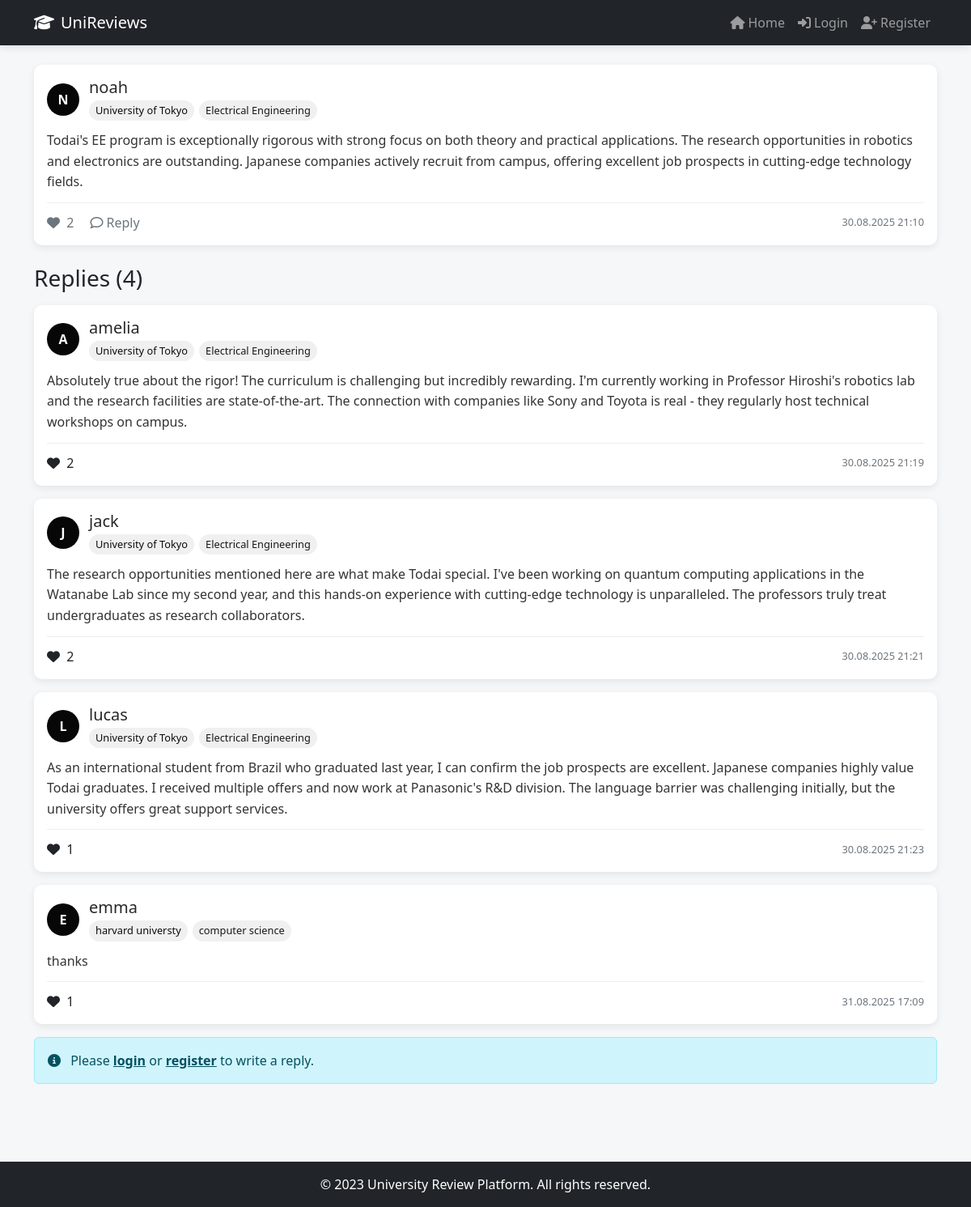
Page /comment/4 on the committed database.
### models.py (models this page shows)
class User(db.Model):
    id = db.Column(db.Integer, primary_key=True)
    username = db.Column(db.String(80), unique=True, nullable=False)
    password_hash = db.Column(db.String(128), nullable=False)
    university = db.Column(db.String(120))
    department = db.Column(db.String(120))
    city = db.Column(db.String(120))
    country = db.Column(db.String(120))
    comments = db.relationship('Comment', backref='user', lazy=True, cascade='all, delete-orphan')
    replies = db.relationship('Reply', backref='user', lazy=True, cascade='all, delete-orphan')
    likes = db.relationship('Like', backref='user', lazy=True, cascade='all, delete-orphan')
    liked_replies = db.relationship('LikeReply', backref='user', lazy=True, cascade='all, delete-orphan')

class Comment(db.Model):
    id = db.Column(db.Integer, primary_key=True)
    content = db.Column(db.Text, nullable=False)
    timestamp = db.Column(db.DateTime, default=datetime.utcnow)
    user_id = db.Column(db.Integer, db.ForeignKey('user.id'), nullable=False)
    replies = db.relationship('Reply', backref='comment', lazy=True, cascade='all, delete-orphan')
    likes = db.relationship('Like', backref='comment', lazy=True, cascade='all, delete-orphan')

class Reply(db.Model):
    id = db.Column(db.Integer, primary_key=True)
    content = db.Column(db.Text, nullable=False)
    timestamp = db.Column(db.DateTime, default=datetime.utcnow)
    user_id = db.Column(db.Integer, db.ForeignKey('user.id'), nullable=False)
    comment_id = db.Column(db.Integer, db.ForeignKey('comment.id'), nullable=False)
    likes = db.relationship('LikeReply', backref='reply', lazy=True, cascade='all, delete-orphan')

### app.py (the view)
@app.route('/comment/<int:comment_id>')
def comment_detail(comment_id):
    comment = Comment.query.get_or_404(comment_id)
    user = current_user()
    return render_template('comment_detail.html', comment=comment, user=user)

### app.py (called while the page is built)
def current_user():
    if 'user_id' in session:
        return User.query.get(session['user_id'])
    return None

### templates/comment_detail.html (shortened to what this page needs)
{% extends "base.html" %}
{% block content %}
    <div class="container mb-5 mt-4">
        <div class="card mb-4">
            <div class="card-body">
                <div class="user-info">
                    <div class="avatar">
                        {{ comment.user.username[0]|upper }}
                    </div>
                    <div class="user-details">
                        <a href="/profile/{{ comment.user.id }}" class="username-link">
                            <h5 class="mb-0">{{ comment.user.username }}</h5>
                        </a>
                        <div class="d-flex flex-wrap">
                            <span class="university-badge">{{ comment.user.university }}</span>
                            <span class="department-badge">{{ comment.user.department }}</span>
                        </div>
                    </div>
                </div>
                <p class="comment-content">{{ comment.content }}</p>
                <div class="comment-actions">
                    <div>
                        <span class="like-btn {% if user and comment in user.likes %}active{% endif %}"
                              data-comment-id="{{ comment.id }}">
                            <i class="fas fa-heart me-1"></i>
                            <span class="like-count">{{ comment.likes|length }}</span>
                        </span>
                        <a href="#reply-form" class="action-link ms-3">
                            <i class="far fa-comment me-1"></i>Reply
                        </a>
                    </div>
                    <div class="timestamp">
                        {{ comment.timestamp.strftime('%d.%m.%Y %H:%M') }}
                    </div>
                </div>
            </div>
        </div>
        <h3 class="mb-3">Replies ({{ comment.replies|length }})</h3>
        {% if comment.replies %}
            {% for reply in comment.replies %}
            <div class="card mb-3">
                <div class="card-body">
                    <div class="user-info">
                        <div class="avatar">
                            {{ reply.user.username[0]|upper }}
                        </div>
                        <div class="user-details">
                            <a href="/profile/{{ reply.user.id }}" class="username-link">
                                <h5 class="mb-0">{{ reply.user.username }}</h5>
                            </a>
                            <div class="d-flex flex-wrap">
                                <span class="university-badge">{{ reply.user.university }}</span>
                                <span class="department-badge">{{ reply.user.department }}</span>
                            </div>
                        </div>
                    </div>
                    <p class="comment-content">{{ reply.content }}</p>
                    <div class="comment-actions">
                        <div>
                            <span class="like-reply-btn {% if user and reply in user.liked_replies %}active{% endif %}"
                                  data-reply-id="{{ reply.id }}">
                                <i class="fas fa-heart me-1"></i>
                                <span class="like-count">{{ reply.likes|length }}</span>
                            </span>
                        </div>
                        <div class="timestamp">
                            {{ reply.timestamp.strftime('%d.%m.%Y %H:%M') }}
                        </div>
                    </div>
                </div>
            </div>
            {% endfor %}
        {% else %}
            <div class="empty-state">
                <i class="far fa-comments"></i>
                <h4>No replies yet</h4>
                <p>Be the first to reply to this review!</p>
            </div>
        {% endif %}
        {% if user %}
        <div class="card" id="reply-form">
            <div class="card-body">
                <h5 class="card-title">Write a Reply</h5>
                <form id="reply-form">
                    <div class="mb-3">
                        <textarea class="form-control" id="reply-content" rows="3"
                                  placeholder="Share your thoughts about this review..."></textarea>
                    </div>
                    <button type="submit" class="btn btn-primary">
                        <i class="fas fa-paper-plane me-2"></i>Submit Reply
                    </button>
                </form>
            </div>
        </div>
        {% else %}
        <div class="alert alert-info">
            <i class="fas fa-info-circle me-2"></i> Please <a href="/login" class="alert-link">login</a>
            or <a href="/register" class="alert-link">register</a> to write a reply.
        </div>
        {% endif %}
    </div>
{% endblock %}

### templates/base.html (style rules this page uses)
:root { --primary-color: #070707; --secondary-color: #292727; --accent-color: #e74c3c; --light-bg: #f0f0f0; --dark-bg: #272a2c; }
body { background-color: #f5f7f9; font-family: 'Segoe UI', Tahoma, Geneva, Verdana, sans-serif; padding-top: 56px; min-height: 100vh; display: flex; flex-direction: column; }
.card { border: none; border-radius: 10px; box-shadow: 0 3px 10px rgba(0,0,0,0.08); margin-bottom: 20px; transition: transform 0.3s, box-shadow 0.3s; }
.user-info { display: flex; align-items: center; margin-bottom: 12px; }
.avatar { width: 40px; height: 40px; border-radius: 50%; background-color: var(--primary-color); color: white; display: flex; align-items: center; justify-content: center; font-weight: bold; font-size: 16px; margin-right: 12px; flex-shrink: 0; }
.username-link { text-decoration: none; color: var(--secondary-color); font-weight: 600; }
.comment-content { line-height: 1.6; color: #333; margin-bottom: 12px; }
.comment-actions { display: flex; justify-content: space-between; align-items: center; margin-top: 12px; padding-top: 12px; border-top: 1px solid #eee; }
.like-btn { color: #6c757d; cursor: pointer; transition: color 0.2s; text-decoration: none; }
.action-link { color: #6c757d; text-decoration: none; }
.university-badge { background-color: var(--light-bg); color: rgb(14, 13, 13); padding: 3px 8px; border-radius: 20px; font-size: 0.8rem; margin-right: 6px; display: inline-block; margin-top: 4px; }
.department-badge { background-color: var(--light-bg); color: rgb(26, 24, 24); padding: 3px 8px; border-radius: 20px; font-size: 0.8rem; display: inline-block; margin-top: 4px; }
.timestamp { color: #6c757d; font-size: 0.8rem; }

### rows in the picture
User: user "N", user.username "noah", user.university "University of Tokyo", user.department "Electrical Engineering"
Comment: content "Todai's EE program is exceptionally rigorous with strong focus on both theory and practical applications. The research opportunities in robotics and electronics are outstanding. Japanese companies actively recruit from campus, offering excellent job prospects in cutting-edge technology fields.", timestamp "30.08.2025 21:10"
Reply: user "A", user.username "amelia", user.university "University of Tokyo", user.department "Electrical Engineering", content "Absolutely true about the rigor! The curriculum is challenging but incredibly rewarding. I'm currently working in Professor Hiroshi's robotics lab and the research facilities are state-of-the-art. The connection with companies like Sony and Toyota is real - they regularly host technical workshops on campus.", likes|length "2", timestamp "30.08.2025 21:19"
Reply: user "J", user.username "jack", user.university "University of Tokyo", user.department "Electrical Engineering", content "The research opportunities mentioned here are what make Todai special. I've been working on quantum computing applications in the Watanabe Lab since my second year, and this hands-on experience with cutting-edge technology is unparalleled. The professors truly treat undergraduates as research collaborators.", likes|length "2", timestamp "30.08.2025 21:21"
Reply: user "L", user.username "lucas", user.university "University of Tokyo", user.department "Electrical Engineering", content "As an international student from Brazil who graduated last year, I can confirm the job prospects are excellent. Japanese companies highly value Todai graduates. I received multiple offers and now work at Panasonic's R&D division. The language barrier was challenging initially, but the university offers great support services.", likes|length "1", timestamp "30.08.2025 21:23"
Reply: user "E", user.username "emma", user.university "harvard universty", user.department "computer science", content "thanks", likes|length "1", timestamp "31.08.2025 17:09"

### other values in the picture
{{ comment.likes|length }} "2"
{{ comment.replies|length }} "4"
